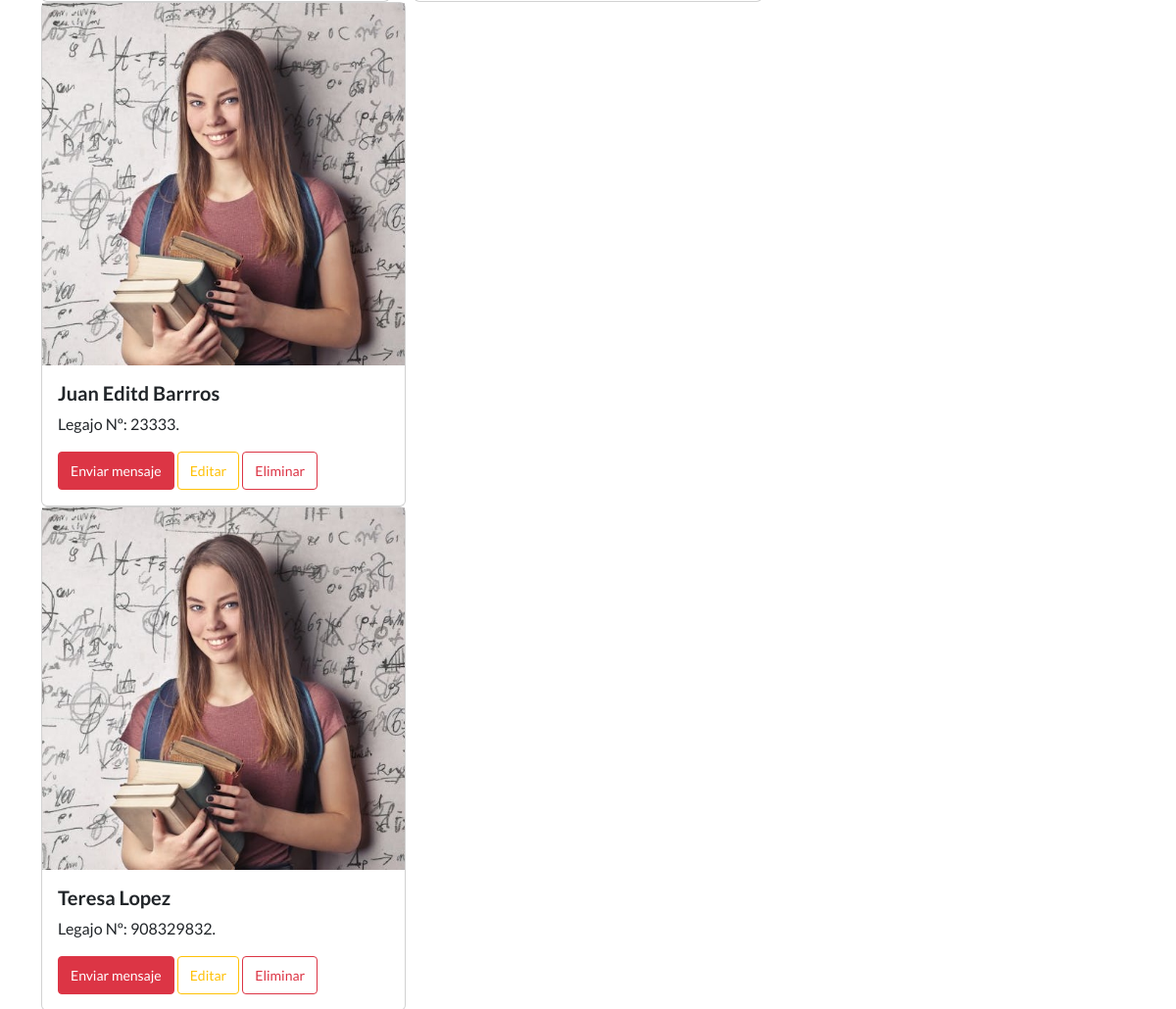
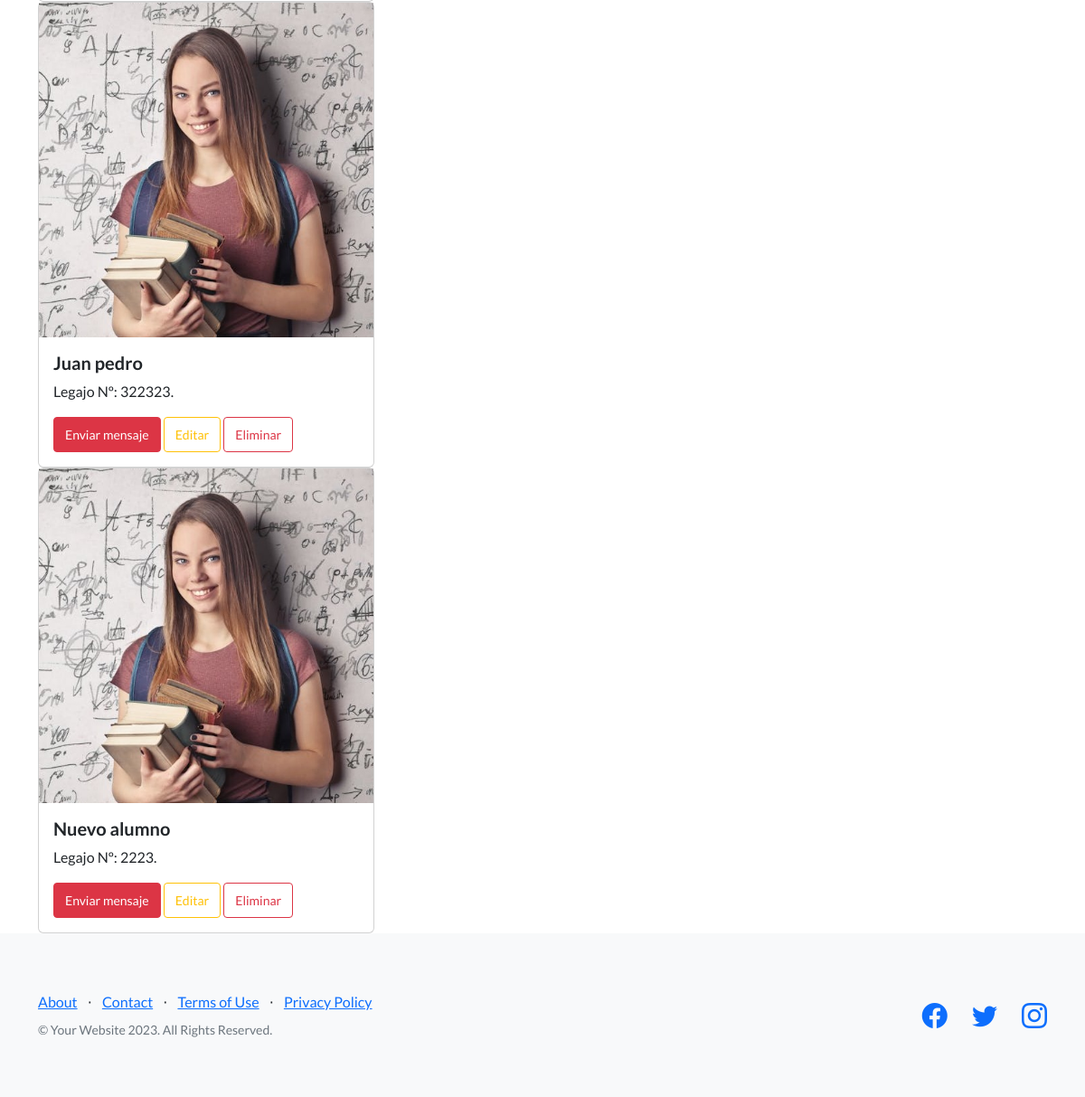
/AppCursos/ver_alumnos (signed in, lower part), run on an earlier commit of the app's database (2 pictures, top to bottom).
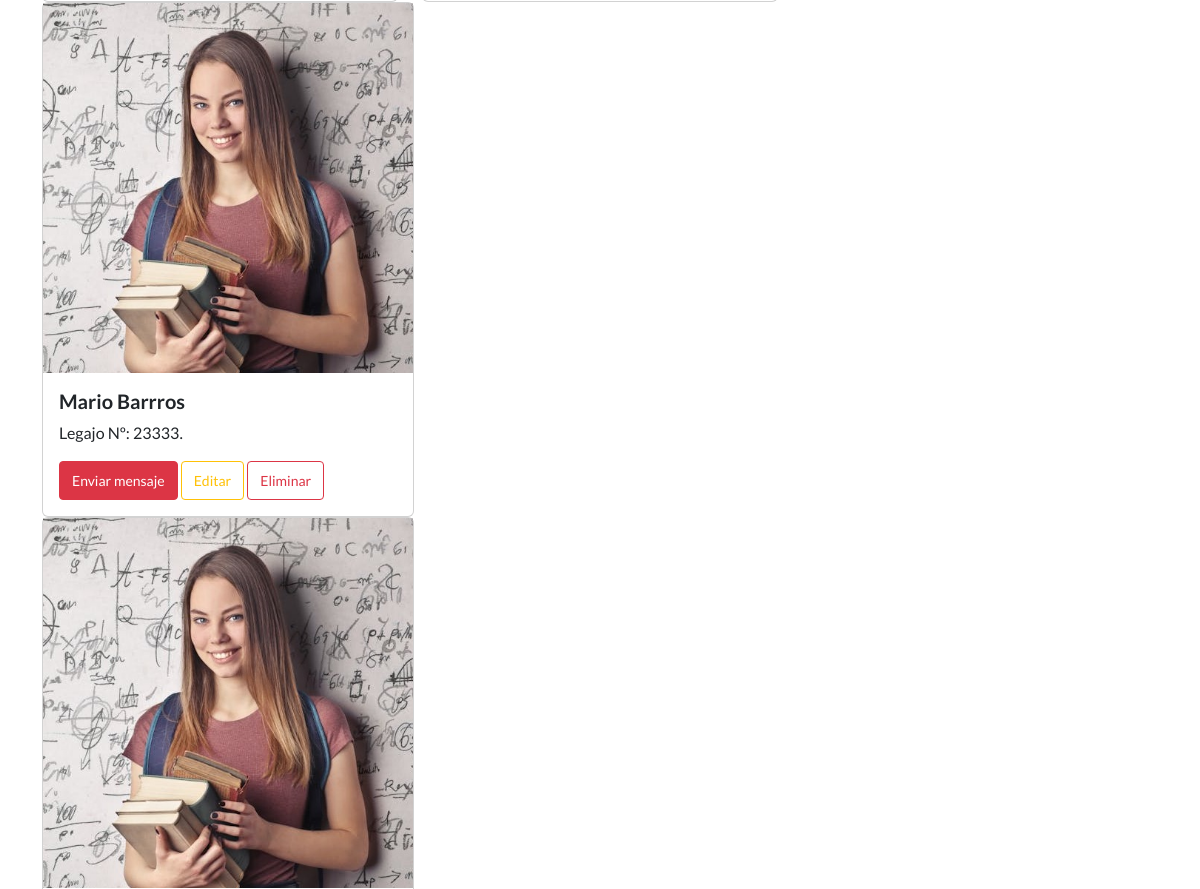
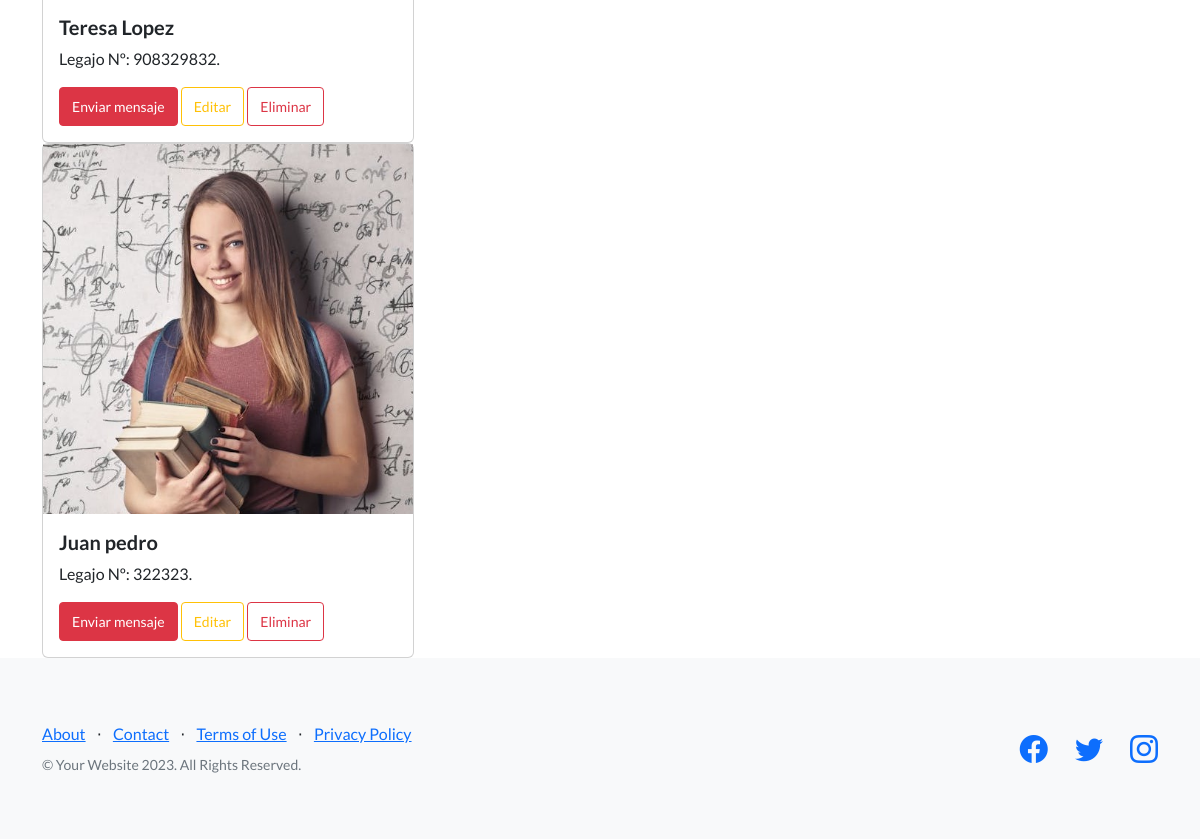
And on a later commit of the database (2 pictures, top to bottom).
### AppCursos/models.py (models this page shows, shortened)
class Alumno (models.Model):
    nombre_alumno = models.CharField(max_length=40)
    apellido_alumno = models.CharField(max_length=40)
    legajo_alumno = models.IntegerField()

### AppCursos/views.py (the view)
# urls.py: path('ver_alumnos', views.ver_alumnos, name='alumnos'),
@login_required
def ver_alumnos(request):
    alumnos = Alumno.objects.all()
    avatares = Avatar.objects.filter(user=request.user.id)
    return render(request , "alumnos.html", {"url":avatares[0].imagen.url, "alumnos": alumnos})

### AppCursos/template/alumnos.html (shortened to what this page needs)
{% extends 'padre.html' %}
{% load static %}
{% block contenido %}
<main>
    {% for n in alumnos %}
    <div class="container">
        <div class="col-12  col-md-4">
            <div class="card">
                <img src="{% static 'AppCursos/assets/img/student_06.jpeg' %}" />
                <div class="card-body">
                    <h5 class="card-title">{{n.nombre_alumno}} {{n.apellido_alumno}}</h5>
                    <p class="card-text">Legajo Nº: {{n.legajo_alumno}}.</p>
                    <a class="btn btn-danger btn-sm" href="">Enviar mensaje</a>
                    <a href="{% url 'editar_alumno' n.id %}" class="btn btn-outline-warning btn-sm">Editar</a>
                    <a href="{% url 'elimina_alumno' n.id %}" class="btn btn-outline-danger btn-sm">Eliminar</a>
                </div>
            </div>
        </div>
    </div>
    {% endfor %}
</main>
{% endblock %}

What changed in the data, as far as the page shows it:
removed Alumno: nombre_alumno "Nuevo", apellido_alumno "alumno", legajo_alumno "2223"
changed Alumno "Barrros": nombre_alumno "Juan Editd" → "Mario"
